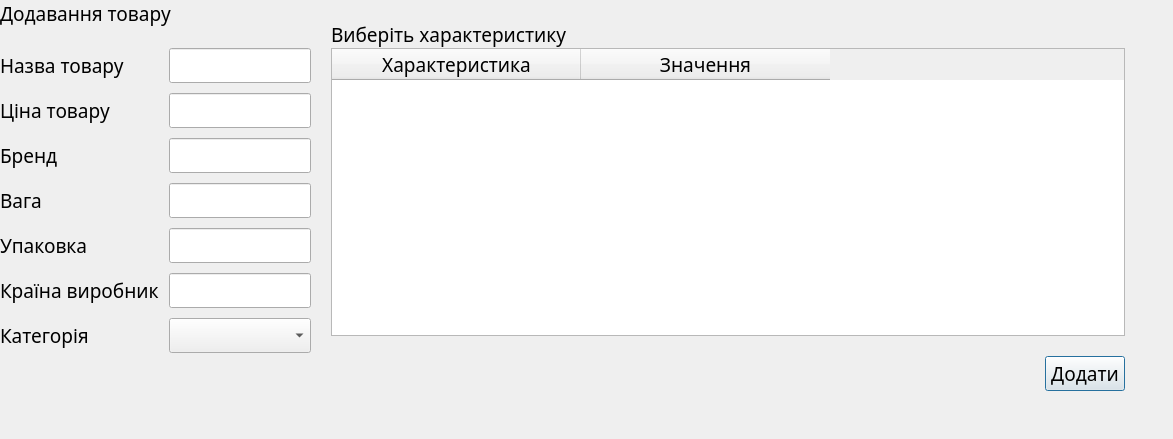
<?xml version="1.0" encoding="UTF-8"?>
<ui version="4.0">
 <class>AddProductDialog</class>
 <widget class="QDialog" name="AddProductDialog">
  <property name="geometry">
   <rect>
    <x>0</x>
    <y>0</y>
    <width>1173</width>
    <height>439</height>
   </rect>
  </property>
  <property name="minimumSize">
   <size>
    <width>795</width>
    <height>332</height>
   </size>
  </property>
  <property name="font">
   <font>
    <family>Franklin Gothic Medium</family>
    <pointsize>14</pointsize>
   </font>
  </property>
  <property name="windowTitle">
   <string>Додавання товару</string>
  </property>
  <layout class="QFormLayout" name="formLayout">
   <property name="horizontalSpacing">
    <number>20</number>
   </property>
   <property name="verticalSpacing">
    <number>0</number>
   </property>
   <property name="leftMargin">
    <number>0</number>
   </property>
   <property name="topMargin">
    <number>0</number>
   </property>
   <property name="rightMargin">
    <number>48</number>
   </property>
   <property name="bottomMargin">
    <number>48</number>
   </property>
   <item row="0" column="1">
    <widget class="QLabel" name="label_8">
     <property name="sizePolicy">
      <sizepolicy hsizetype="Preferred" vsizetype="Fixed">
       <horstretch>0</horstretch>
       <verstretch>0</verstretch>
      </sizepolicy>
     </property>
     <property name="minimumSize">
      <size>
       <width>0</width>
       <height>48</height>
      </size>
     </property>
     <property name="maximumSize">
      <size>
       <width>16777215</width>
       <height>48</height>
      </size>
     </property>
     <property name="text">
      <string>Виберіть характеристику</string>
     </property>
     <property name="alignment">
      <set>Qt::AlignBottom|Qt::AlignLeading|Qt::AlignLeft</set>
     </property>
    </widget>
   </item>
   <item row="1" column="0">
    <layout class="QVBoxLayout" name="verticalLayout_2">
     <property name="spacing">
      <number>10</number>
     </property>
     <item>
      <layout class="QHBoxLayout" name="horizontalLayout">
       <item>
        <widget class="QLabel" name="label">
         <property name="text">
          <string>Назва товару</string>
         </property>
        </widget>
       </item>
       <item>
        <widget class="QLineEdit" name="inputName">
         <property name="sizePolicy">
          <sizepolicy hsizetype="Maximum" vsizetype="Fixed">
           <horstretch>0</horstretch>
           <verstretch>0</verstretch>
          </sizepolicy>
         </property>
         <property name="minimumSize">
          <size>
           <width>142</width>
           <height>0</height>
          </size>
         </property>
         <property name="maximumSize">
          <size>
           <width>142</width>
           <height>16777215</height>
          </size>
         </property>
        </widget>
       </item>
      </layout>
     </item>
     <item>
      <layout class="QHBoxLayout" name="horizontalLayout_2">
       <item>
        <widget class="QLabel" name="label_2">
         <property name="text">
          <string>Ціна товару</string>
         </property>
        </widget>
       </item>
       <item>
        <widget class="QLineEdit" name="inputPrice">
         <property name="sizePolicy">
          <sizepolicy hsizetype="Maximum" vsizetype="Fixed">
           <horstretch>0</horstretch>
           <verstretch>0</verstretch>
          </sizepolicy>
         </property>
         <property name="minimumSize">
          <size>
           <width>142</width>
           <height>0</height>
          </size>
         </property>
         <property name="maximumSize">
          <size>
           <width>142</width>
           <height>16777215</height>
          </size>
         </property>
        </widget>
       </item>
      </layout>
     </item>
     <item>
      <layout class="QHBoxLayout" name="horizontalLayout_3">
       <item>
        <widget class="QLabel" name="label_3">
         <property name="text">
          <string>Бренд</string>
         </property>
        </widget>
       </item>
       <item>
        <widget class="QLineEdit" name="inputBrand">
         <property name="sizePolicy">
          <sizepolicy hsizetype="Maximum" vsizetype="Fixed">
           <horstretch>0</horstretch>
           <verstretch>0</verstretch>
          </sizepolicy>
         </property>
         <property name="minimumSize">
          <size>
           <width>142</width>
           <height>0</height>
          </size>
         </property>
         <property name="maximumSize">
          <size>
           <width>142</width>
           <height>16777215</height>
          </size>
         </property>
        </widget>
       </item>
      </layout>
     </item>
     <item>
      <layout class="QHBoxLayout" name="horizontalLayout_4">
       <item>
        <widget class="QLabel" name="label_4">
         <property name="text">
          <string>Вага</string>
         </property>
        </widget>
       </item>
       <item>
        <widget class="QLineEdit" name="inputWeight">
         <property name="sizePolicy">
          <sizepolicy hsizetype="Maximum" vsizetype="Fixed">
           <horstretch>0</horstretch>
           <verstretch>0</verstretch>
          </sizepolicy>
         </property>
         <property name="minimumSize">
          <size>
           <width>142</width>
           <height>0</height>
          </size>
         </property>
         <property name="maximumSize">
          <size>
           <width>142</width>
           <height>16777215</height>
          </size>
         </property>
        </widget>
       </item>
      </layout>
     </item>
     <item>
      <layout class="QHBoxLayout" name="horizontalLayout_5">
       <item>
        <widget class="QLabel" name="label_5">
         <property name="text">
          <string>Упаковка</string>
         </property>
        </widget>
       </item>
       <item>
        <widget class="QLineEdit" name="inputPackage">
         <property name="sizePolicy">
          <sizepolicy hsizetype="Maximum" vsizetype="Fixed">
           <horstretch>0</horstretch>
           <verstretch>0</verstretch>
          </sizepolicy>
         </property>
         <property name="minimumSize">
          <size>
           <width>142</width>
           <height>0</height>
          </size>
         </property>
         <property name="maximumSize">
          <size>
           <width>142</width>
           <height>16777215</height>
          </size>
         </property>
        </widget>
       </item>
      </layout>
     </item>
     <item>
      <layout class="QHBoxLayout" name="horizontalLayout_6">
       <item>
        <widget class="QLabel" name="label_6">
         <property name="text">
          <string>Країна виробник</string>
         </property>
        </widget>
       </item>
       <item>
        <widget class="QLineEdit" name="inputCountry">
         <property name="sizePolicy">
          <sizepolicy hsizetype="Maximum" vsizetype="Fixed">
           <horstretch>0</horstretch>
           <verstretch>0</verstretch>
          </sizepolicy>
         </property>
         <property name="minimumSize">
          <size>
           <width>142</width>
           <height>0</height>
          </size>
         </property>
         <property name="maximumSize">
          <size>
           <width>142</width>
           <height>16777215</height>
          </size>
         </property>
        </widget>
       </item>
      </layout>
     </item>
     <item>
      <layout class="QHBoxLayout" name="horizontalLayout_7">
       <item>
        <widget class="QLabel" name="label_7">
         <property name="text">
          <string>Категорія</string>
         </property>
        </widget>
       </item>
       <item>
        <widget class="QComboBox" name="comboBox">
         <property name="sizePolicy">
          <sizepolicy hsizetype="Fixed" vsizetype="Fixed">
           <horstretch>0</horstretch>
           <verstretch>0</verstretch>
          </sizepolicy>
         </property>
         <property name="minimumSize">
          <size>
           <width>142</width>
           <height>0</height>
          </size>
         </property>
         <property name="maximumSize">
          <size>
           <width>142</width>
           <height>16777215</height>
          </size>
         </property>
        </widget>
       </item>
      </layout>
     </item>
     <item>
      <spacer name="verticalSpacer">
       <property name="orientation">
        <enum>Qt::Vertical</enum>
       </property>
       <property name="sizeHint" stdset="0">
        <size>
         <width>20</width>
         <height>40</height>
        </size>
       </property>
      </spacer>
     </item>
    </layout>
   </item>
   <item row="1" column="1">
    <layout class="QVBoxLayout" name="verticalLayout_3">
     <property name="spacing">
      <number>20</number>
     </property>
     <item>
      <layout class="QVBoxLayout" name="verticalLayout">
       <item>
        <widget class="QTableWidget" name="tableWidget">
         <attribute name="horizontalHeaderDefaultSectionSize">
          <number>249</number>
         </attribute>
         <column>
          <property name="text">
           <string>Характеристика</string>
          </property>
         </column>
         <column>
          <property name="text">
           <string>Значення</string>
          </property>
         </column>
        </widget>
       </item>
      </layout>
     </item>
     <item>
      <layout class="QHBoxLayout" name="horizontalLayout_8">
       <item>
        <spacer name="horizontalSpacer">
         <property name="orientation">
          <enum>Qt::Horizontal</enum>
         </property>
         <property name="sizeHint" stdset="0">
          <size>
           <width>40</width>
           <height>20</height>
          </size>
         </property>
        </spacer>
       </item>
       <item>
        <widget class="QPushButton" name="buttonAdd">
         <property name="text">
          <string>Додати</string>
         </property>
        </widget>
       </item>
      </layout>
     </item>
    </layout>
   </item>
   <item row="0" column="0">
    <widget class="QLabel" name="label_9">
     <property name="sizePolicy">
      <sizepolicy hsizetype="Preferred" vsizetype="Preferred">
       <horstretch>48</horstretch>
       <verstretch>48</verstretch>
      </sizepolicy>
     </property>
     <property name="minimumSize">
      <size>
       <width>48</width>
       <height>48</height>
      </size>
     </property>
     <property name="text">
      <string>Додавання товару</string>
     </property>
     <property name="alignment">
      <set>Qt::AlignLeading|Qt::AlignLeft|Qt::AlignTop</set>
     </property>
    </widget>
   </item>
  </layout>
 </widget>
 <resources/>
 <connections/>
</ui>
